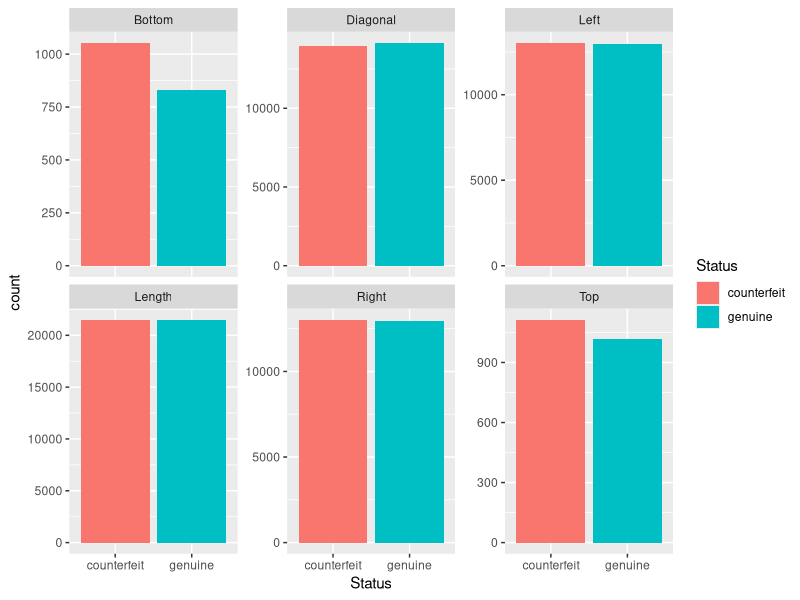
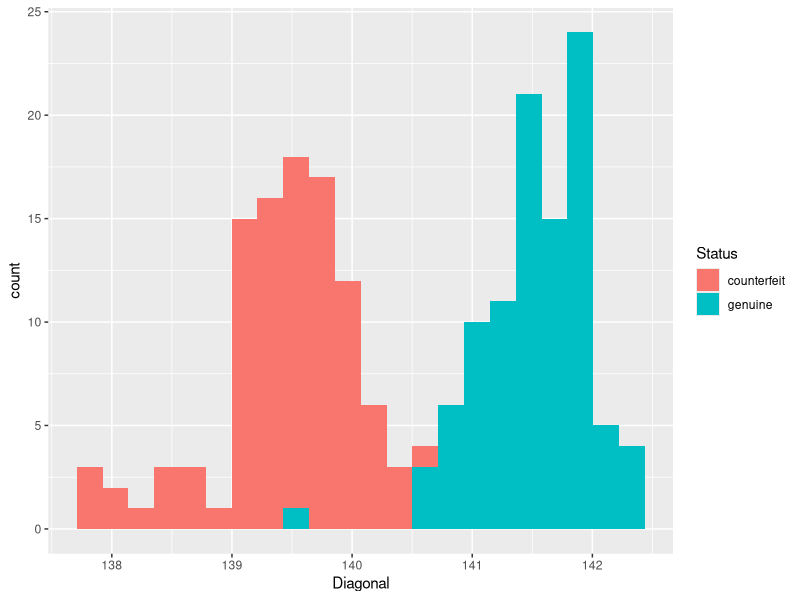
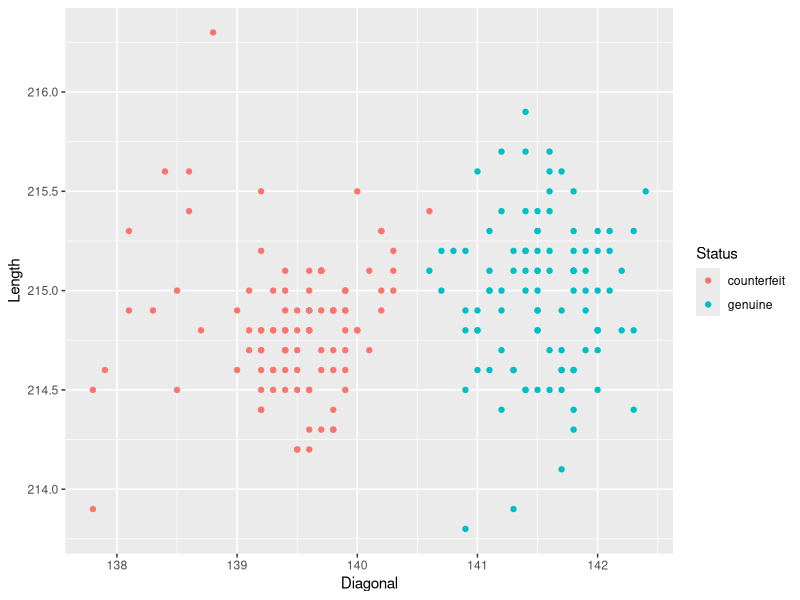

R code for these plots, in order:
## ---- chunk 1
knitr::opts_chunk$set(echo = TRUE)
## ---- chunk 2
library(mclust)
library(ggplot2)
library(tidyverse)
data(banknote)
## ---- chunk 3
head(banknote, 10)
tail(banknote, 10)

banknoteLength <- banknote |> 
  group_by(Status) |> 
  summarise(
    minLength = min(Length),
    Q1 = quantile(Length, 0.25),
    medianLength = median(Length),
    Q3 = quantile(Length, 0.75),
    maxLength = max(Length)
  )
banknoteDiagonal <- banknote |> 
  group_by(Status) |> 
  summarise(
    minDiagonal = min(Diagonal),
    Q1 = quantile(Diagonal, 0.25),
    medianDiagonal = median(Diagonal),
    Q3 = quantile(Diagonal, 0.75),
    maxDiagonal = max(Diagonal)
  )
banknoteLeft <- banknote |> 
  group_by(Status) |> 
  summarise(
    minLeft = min(Left),
    Q1 = quantile(Left, 0.25),
    medianLeft = median(Left),
    Q3 = quantile(Left, 0.75),
    maxLeft = max(Left)
  )
banknoteRight <- banknote |> 
  group_by(Status) |> 
  summarise(
    minRight = min(Right),
    Q1 = quantile(Right, 0.25),
    medianRight = median(Right),
    Q3 = quantile(Right, 0.75),
    maxRight = max(Right)
  )
banknoteTop <- banknote |> 
  group_by(Status) |> 
  summarise(
    minTop = min(Top),
    Q1 = quantile(Top, 0.25),
    medianTop = median(Top),
    Q3 = quantile(Top, 0.75),
    maxTop = max(Top)
  )
banknoteBottom <- banknote |> 
  group_by(Status) |> 
  summarise(
    minBottom = min(Bottom),
    Q1 = quantile(Bottom, 0.25),
    medianBottom = median(Bottom),
    Q3 = quantile(Bottom, 0.75),
    maxBottom = max(Bottom)
  )

banknoteLength
banknoteDiagonal
banknoteLeft
banknoteRight
banknoteTop
## ---- chunk 4
banknoteEdited <- banknote |> 
  pivot_longer(
    cols = c(Length, Left, Right, Bottom, Top, Diagonal),
    names_to = "type",
    values_to = "values"
  )


ggplot(data = banknoteEdited, aes(x = Status, fill = Status)) +
  geom_bar(aes(weight = values)) +
  facet_wrap(~type, scales = "free_y")
## ---- chunk 5
ggplot(data = banknote, aes(x = Diagonal, fill = Status)) +
  geom_histogram(binwidth = 0.215)
## ---- chunk 6
ggplot(data = banknote, aes(x = Diagonal, y = Length, color = Status)) +
  geom_point()
## ---- chunk 7
  
## ---- chunk 8

## ---- chunk 9
